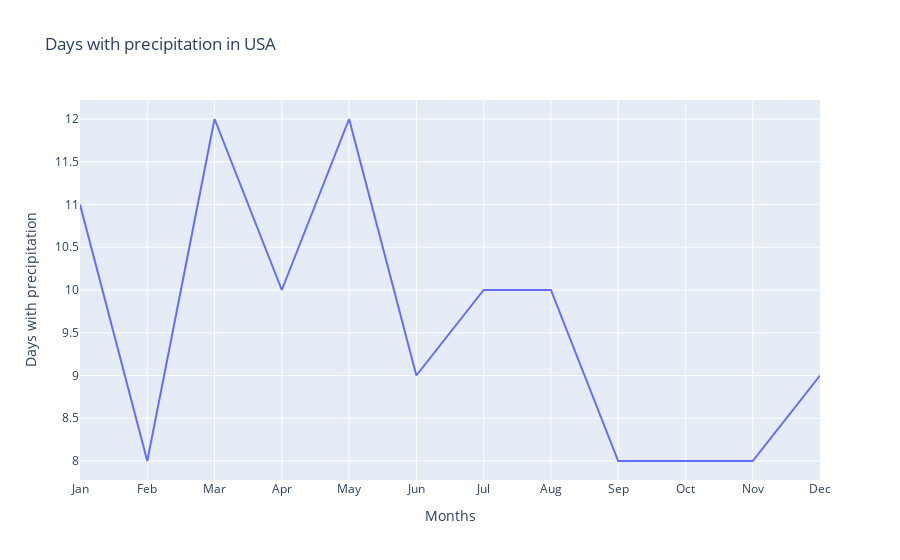

The code cell stored with this chart in its notebook:
### Code cell
plt.figure(figsize=(10,8))
precipitation_plot = px.line(USA_Climate, x="Months",y= 'Days with precipitation ',title ='Days with precipitation in USA ')

precipitation_plot

### Figure 1 — Plotly figure (JSON) as saved in the notebook; plotly's stock layout.template omitted (floating-point values rounded to 4 significant figures)
{"data": [{"hovertemplate": "Months=%{x}<br>Days with precipitation =%{y}<extra></extra>", "legendgroup": "", "line": {"color": "#636efa", "dash": "solid"}, "mode": "lines", "name": "", "orientation": "v", "showlegend": false, "type": "scatter", "x": ["Jan", "Feb", "Mar", "Apr", "May", "Jun", "Jul", "Aug", "Sep", "Oct", "Nov", "Dec"], "xaxis": "x", "y": ["11", "8", "12", "10", "12", "9", "10", "10", "8", "8", "8", "9"], "yaxis": "y"}], "layout": {"legend": {"tracegroupgap": 0}, "title": {"text": "Days with precipitation in USA "}, "xaxis": {"anchor": "y", "domain": [0, 1], "title": {"text": "Months"}}, "yaxis": {"anchor": "x", "domain": [0, 1], "title": {"text": "Days with precipitation "}}}}
